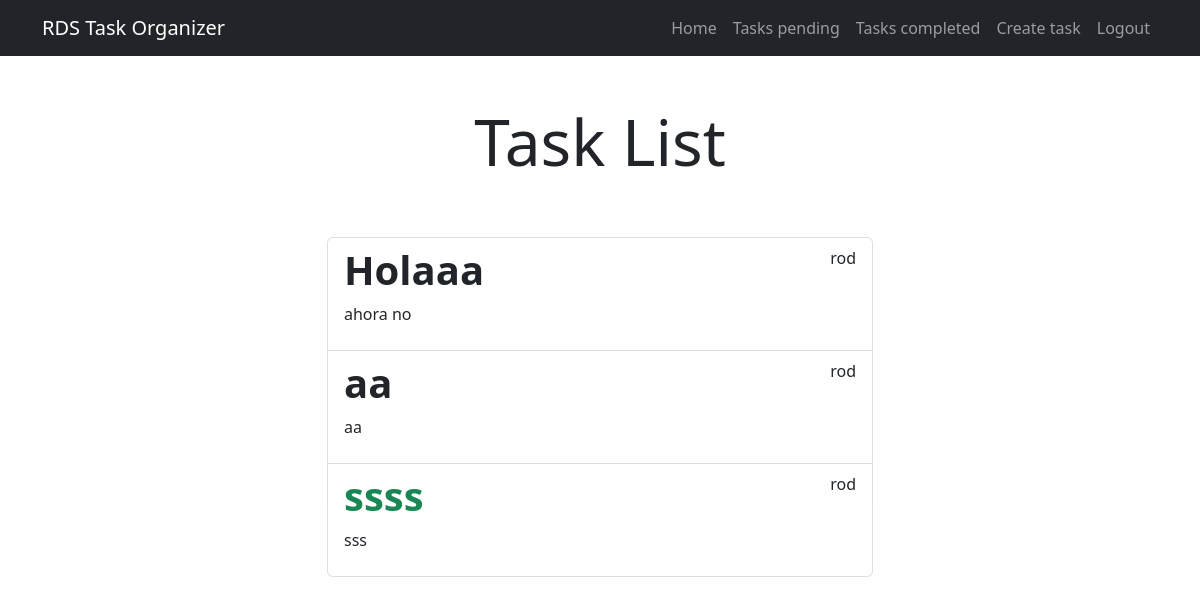
The app's page /tasks/ (signed in) with its own data.
### tasks/models.py (models this page shows, shortened)
class Task(models.Model):
    title=models.CharField(max_length=100)
    description=models.TextField(blank=True)
    create=models.DateTimeField(auto_now_add=True)
    datecompleted=models.DateTimeField(null=True, blank=True)
    important=models.BooleanField(default=False)
    user=models.ForeignKey(User, on_delete=models.CASCADE)

### tasks/views.py (the view)
# urls.py: path('tasks/', views.tasks, name="tasks"),
@login_required
def tasks(request):
    tasks = Task.objects.filter(user=request.user, datecompleted__isnull=True)
    return render(request, "tasks.html", {"tasks": tasks})

### tasks/templates/tasks.html (shortened to what this page needs)
{% extends 'base.html' %}
{% block content %}
<main class="container">
    <div class="row">
        <div class="col-md-6 offset-md-3">
            <h1 class="text-center display-3 py-5">Task List</h1>
            <ul class="list-group">
                {% for task in tasks %}
                <a class="list-group-item" href="{% url "task_detail" task.id %}">
                    <header class="d-flex justify-content-between">
                            {% if task.important %}
                        <h1 class="fw-bold text-success">{{task.title}}</h1>
                        {% else %}
                        <h1 class="fw-bold">{{task.title}}</h1>
                        {% endif %}
                        <p>{{task.user.username}}</p>
                    </header>
                    <p>{{task.description}}</p>
                </a>
                {% endfor %}
            </ul>
        </div>
    </div>
</main>
{% endblock %}

### records on screen
Task: title "Holaaa", user.username "rod", description "ahora no"
Task: title "aa", user.username "rod", description "aa"
Task: title "ssss", user.username "rod", description "sss"
